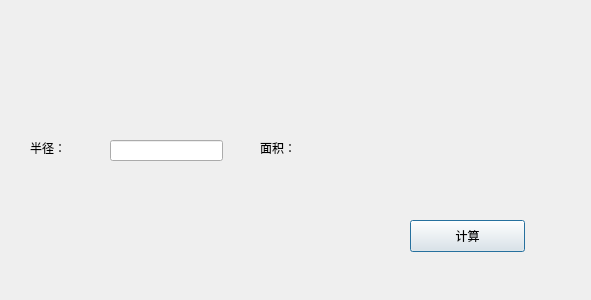
<?xml version="1.0" encoding="UTF-8"?>
<ui version="4.0">
 <class>Dialog</class>
 <widget class="QDialog" name="Dialog">
  <property name="geometry">
   <rect>
    <x>0</x>
    <y>0</y>
    <width>591</width>
    <height>300</height>
   </rect>
  </property>
  <property name="windowTitle">
   <string>Dialog</string>
  </property>
  <widget class="QLabel" name="label">
   <property name="geometry">
    <rect>
     <x>30</x>
     <y>140</y>
     <width>59</width>
     <height>16</height>
    </rect>
   </property>
   <property name="text">
    <string>半径：</string>
   </property>
  </widget>
  <widget class="QLineEdit" name="lineEdit">
   <property name="geometry">
    <rect>
     <x>110</x>
     <y>140</y>
     <width>113</width>
     <height>21</height>
    </rect>
   </property>
  </widget>
  <widget class="QLabel" name="label_2">
   <property name="geometry">
    <rect>
     <x>260</x>
     <y>140</y>
     <width>59</width>
     <height>16</height>
    </rect>
   </property>
   <property name="text">
    <string>面积：</string>
   </property>
  </widget>
  <widget class="QLabel" name="label_3">
   <property name="geometry">
    <rect>
     <x>330</x>
     <y>140</y>
     <width>59</width>
     <height>16</height>
    </rect>
   </property>
   <property name="text">
    <string/>
   </property>
  </widget>
  <widget class="QPushButton" name="pushButton">
   <property name="geometry">
    <rect>
     <x>410</x>
     <y>220</y>
     <width>115</width>
     <height>32</height>
    </rect>
   </property>
   <property name="text">
    <string>计算</string>
   </property>
  </widget>
 </widget>
 <layoutdefault spacing="6" margin="11"/>
 <resources/>
 <connections/>
</ui>
